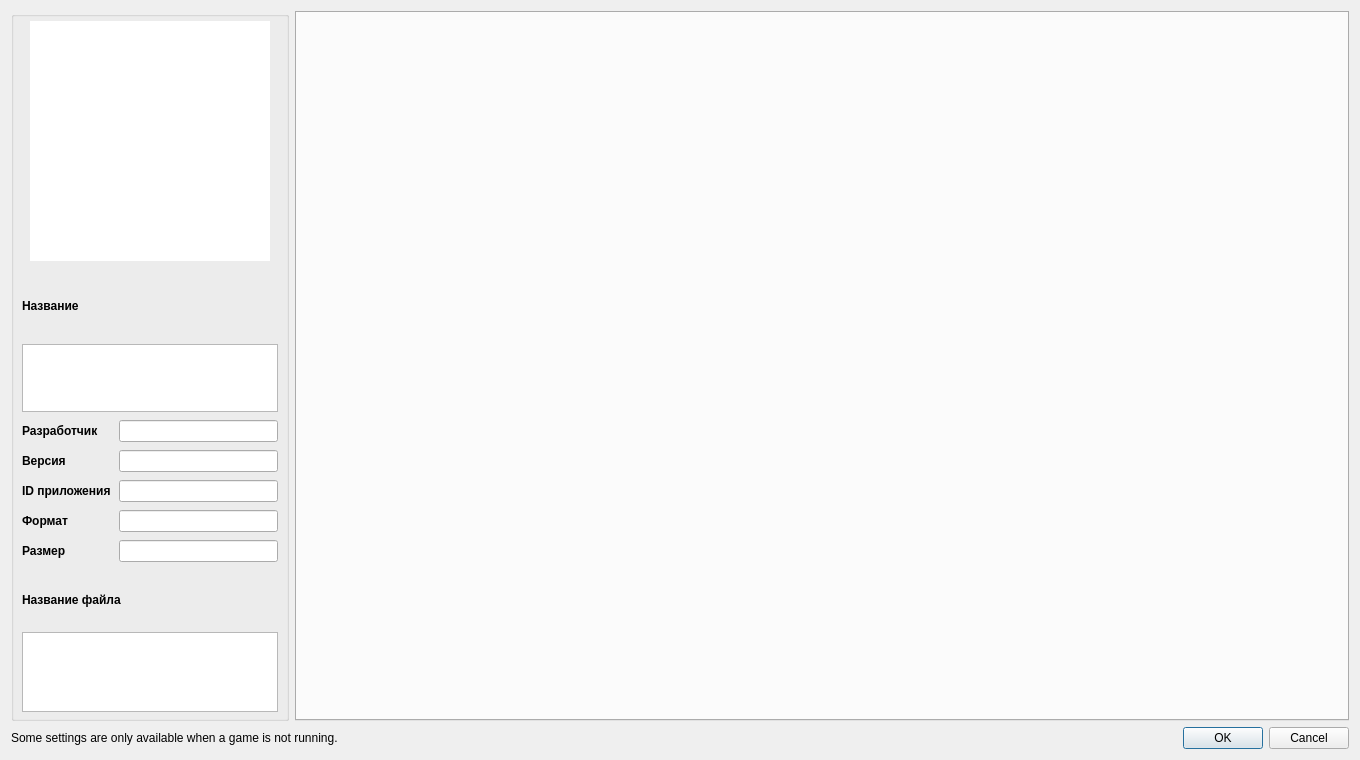
<?xml version="1.0" encoding="UTF-8"?>
<ui version="4.0">
 <class>ConfigurePerGame</class>
 <widget class="QDialog" name="ConfigurePerGame">
  <property name="geometry">
   <rect>
    <x>0</x>
    <y>0</y>
    <width>1360</width>
    <height>760</height>
   </rect>
  </property>
  <property name="minimumSize">
   <size>
    <width>1200</width>
    <height>720</height>
   </size>
  </property>
  <property name="windowTitle">
   <string>Параметры игры</string>
  </property>
  <layout class="QVBoxLayout" name="verticalLayout_3">
   <item>
    <layout class="QHBoxLayout" name="horizontalLayout">
     <item>
      <widget class="QGroupBox" name="groupBox">
       <property name="sizePolicy">
        <sizepolicy hsizetype="Maximum" vsizetype="Preferred">
         <horstretch>0</horstretch>
         <verstretch>0</verstretch>
        </sizepolicy>
       </property>
       <property name="title">
        <string/>
       </property>
        <layout class="QVBoxLayout" name="verticalLayout">
         <property name="spacing">
          <number>8</number>
         </property>
         <property name="leftMargin">
          <number>8</number>
         </property>
         <property name="topMargin">
          <number>4</number>
         </property>
         <property name="rightMargin">
          <number>8</number>
         </property>
         <property name="bottomMargin">
          <number>6</number>
         </property>
         <item alignment="Qt::AlignHCenter">
          <widget class="QGraphicsView" name="icon_view">
           <property name="sizePolicy">
            <sizepolicy hsizetype="Fixed" vsizetype="Fixed">
             <horstretch>0</horstretch>
             <verstretch>0</verstretch>
            </sizepolicy>
           </property>
           <property name="minimumSize">
            <size>
             <width>240</width>
             <height>240</height>
            </size>
           </property>
           <property name="maximumSize">
            <size>
             <width>240</width>
             <height>240</height>
            </size>
           </property>
           <property name="frameShape">
            <enum>QFrame::NoFrame</enum>
           </property>
           <property name="verticalScrollBarPolicy">
            <enum>Qt::ScrollBarAlwaysOff</enum>
           </property>
           <property name="horizontalScrollBarPolicy">
            <enum>Qt::ScrollBarAlwaysOff</enum>
           </property>
           <property name="interactive">
            <bool>false</bool>
           </property>
          </widget>
         </item>
         <item>
          <layout class="QVBoxLayout" name="name_layout">
           <property name="spacing">
            <number>2</number>
           </property>
           <item>
            <widget class="QLabel" name="label">
             <property name="text">
              <string>Название</string>
             </property>
             <property name="font">
              <font>
               <bold>true</bold>
              </font>
             </property>
             <property name="alignment">
              <set>Qt::AlignLeading|Qt::AlignLeft|Qt::AlignVCenter</set>
             </property>
            </widget>
           </item>
           <item>
            <widget class="QTextEdit" name="display_name">
             <property name="enabled">
              <bool>true</bool>
             </property>
             <property name="readOnly">
              <bool>true</bool>
             </property>
             <property name="acceptRichText">
              <bool>false</bool>
             </property>
             <property name="minimumSize">
              <size>
               <width>0</width>
               <height>60</height>
              </size>
             </property>
             <property name="maximumSize">
              <size>
               <width>16777215</width>
               <height>68</height>
              </size>
             </property>
            </widget>
           </item>
          </layout>
         </item>
         <item>
          <layout class="QGridLayout" name="gridLayout_2">
           <property name="verticalSpacing">
            <number>8</number>
           </property>
           <property name="horizontalSpacing">
            <number>8</number>
           </property>
           <item row="0" column="0">
            <widget class="QLabel" name="label_2">
             <property name="text">
              <string>Разработчик</string>
             </property>
             <property name="font">
              <font>
               <bold>true</bold>
              </font>
             </property>
             <property name="alignment">
              <set>Qt::AlignLeading|Qt::AlignLeft|Qt::AlignVCenter</set>
             </property>
            </widget>
           </item>
           <item row="0" column="1">
            <widget class="QLineEdit" name="display_developer">
             <property name="enabled">
              <bool>true</bool>
             </property>
             <property name="readOnly">
              <bool>true</bool>
             </property>
             <property name="alignment">
              <set>Qt::AlignLeading|Qt::AlignLeft|Qt::AlignVCenter</set>
             </property>
            </widget>
           </item>
           <item row="1" column="0">
            <widget class="QLabel" name="label_3">
             <property name="text">
              <string>Версия</string>
             </property>
             <property name="font">
              <font>
               <bold>true</bold>
              </font>
             </property>
             <property name="alignment">
              <set>Qt::AlignLeading|Qt::AlignLeft|Qt::AlignVCenter</set>
             </property>
            </widget>
           </item>
           <item row="1" column="1">
            <widget class="QLineEdit" name="display_version">
             <property name="enabled">
              <bool>true</bool>
             </property>
             <property name="readOnly">
              <bool>true</bool>
             </property>
             <property name="alignment">
              <set>Qt::AlignLeading|Qt::AlignLeft|Qt::AlignVCenter</set>
             </property>
            </widget>
           </item>
           <item row="2" column="0">
            <widget class="QLabel" name="label_4">
             <property name="text">
              <string>ID приложения</string>
             </property>
             <property name="font">
              <font>
               <bold>true</bold>
              </font>
             </property>
             <property name="alignment">
              <set>Qt::AlignLeading|Qt::AlignLeft|Qt::AlignVCenter</set>
             </property>
            </widget>
           </item>
           <item row="2" column="1">
            <widget class="QLineEdit" name="display_title_id">
             <property name="enabled">
              <bool>true</bool>
             </property>
             <property name="readOnly">
              <bool>true</bool>
             </property>
             <property name="alignment">
              <set>Qt::AlignLeading|Qt::AlignLeft|Qt::AlignVCenter</set>
             </property>
            </widget>
           </item>
           <item row="3" column="0">
            <widget class="QLabel" name="label_5">
             <property name="text">
              <string>Формат</string>
             </property>
             <property name="font">
              <font>
               <bold>true</bold>
              </font>
             </property>
             <property name="alignment">
              <set>Qt::AlignLeading|Qt::AlignLeft|Qt::AlignVCenter</set>
             </property>
            </widget>
           </item>
           <item row="3" column="1">
            <widget class="QLineEdit" name="display_format">
             <property name="enabled">
              <bool>true</bool>
             </property>
             <property name="readOnly">
              <bool>true</bool>
             </property>
             <property name="alignment">
              <set>Qt::AlignLeading|Qt::AlignLeft|Qt::AlignVCenter</set>
             </property>
            </widget>
           </item>
           <item row="4" column="0">
            <widget class="QLabel" name="label_6">
             <property name="text">
              <string>Размер</string>
             </property>
             <property name="font">
              <font>
               <bold>true</bold>
              </font>
             </property>
             <property name="alignment">
              <set>Qt::AlignLeading|Qt::AlignLeft|Qt::AlignVCenter</set>
             </property>
            </widget>
           </item>
           <item row="4" column="1">
            <widget class="QLineEdit" name="display_size">
             <property name="enabled">
              <bool>true</bool>
             </property>
             <property name="readOnly">
              <bool>true</bool>
             </property>
             <property name="alignment">
              <set>Qt::AlignLeading|Qt::AlignLeft|Qt::AlignVCenter</set>
             </property>
            </widget>
           </item>
          </layout>
         </item>
         <item>
          <layout class="QVBoxLayout" name="filename_layout">
           <property name="spacing">
            <number>2</number>
           </property>
           <item>
            <widget class="QLabel" name="label_7">
             <property name="text">
              <string>Название файла</string>
             </property>
             <property name="font">
              <font>
               <bold>true</bold>
              </font>
             </property>
             <property name="alignment">
              <set>Qt::AlignLeading|Qt::AlignLeft|Qt::AlignVCenter</set>
             </property>
            </widget>
           </item>
           <item>
            <widget class="QTextEdit" name="display_filename">
             <property name="enabled">
              <bool>true</bool>
             </property>
             <property name="readOnly">
              <bool>true</bool>
             </property>
             <property name="acceptRichText">
              <bool>false</bool>
             </property>
             <property name="sizePolicy">
              <sizepolicy hsizetype="Expanding" vsizetype="Expanding">
               <horstretch>0</horstretch>
               <verstretch>1</verstretch>
              </sizepolicy>
             </property>
             <property name="minimumSize">
              <size>
               <width>0</width>
               <height>60</height>
              </size>
             </property>
             <property name="maximumSize">
              <size>
               <width>16777215</width>
               <height>80</height>
              </size>
             </property>
            </widget>
           </item>
          </layout>
         </item>
        </layout>
      </widget>
     </item>
     <item>
      <layout class="QVBoxLayout" name="VerticalLayout">
       <item>
        <layout class="QVBoxLayout" name="verticalLayout_2"/>
       </item>
       <item>
        <widget class="QTabWidget" name="tabWidget">
         <property name="enabled">
          <bool>true</bool>
         </property>
         <property name="currentIndex">
          <number>-1</number>
         </property>
         <property name="usesScrollButtons">
          <bool>true</bool>
         </property>
         <property name="documentMode">
          <bool>false</bool>
         </property>
         <property name="tabsClosable">
          <bool>false</bool>
         </property>
        </widget>
       </item>
      </layout>
     </item>
    </layout>
   </item>
   <item>
    <layout class="QHBoxLayout" name="horizontalLayout_2">
     <item>
      <widget class="QLabel" name="label_8">
       <property name="text">
        <string>Some settings are only available when a game is not running.</string>
       </property>
      </widget>
     </item>
     <item>
      <widget class="QDialogButtonBox" name="buttonBox">
       <property name="sizePolicy">
        <sizepolicy hsizetype="Preferred" vsizetype="Preferred">
         <horstretch>0</horstretch>
         <verstretch>0</verstretch>
        </sizepolicy>
       </property>
       <property name="orientation">
        <enum>Qt::Horizontal</enum>
       </property>
       <property name="standardButtons">
        <set>QDialogButtonBox::Cancel|QDialogButtonBox::Ok</set>
       </property>
      </widget>
     </item>
    </layout>
   </item>
  </layout>
 </widget>
 <resources/>
 <connections>
  <connection>
   <sender>buttonBox</sender>
   <signal>accepted()</signal>
   <receiver>ConfigurePerGame</receiver>
   <slot>accept()</slot>
   <hints>
    <hint type="sourcelabel">
     <x>20</x>
     <y>20</y>
    </hint>
    <hint type="destinationlabel">
     <x>20</x>
     <y>20</y>
    </hint>
   </hints>
  </connection>
  <connection>
   <sender>buttonBox</sender>
   <signal>rejected()</signal>
   <receiver>ConfigurePerGame</receiver>
   <slot>reject()</slot>
   <hints>
    <hint type="sourcelabel">
     <x>20</x>
     <y>20</y>
    </hint>
    <hint type="destinationlabel">
     <x>20</x>
     <y>20</y>
    </hint>
   </hints>
  </connection>
 </connections>
</ui>
